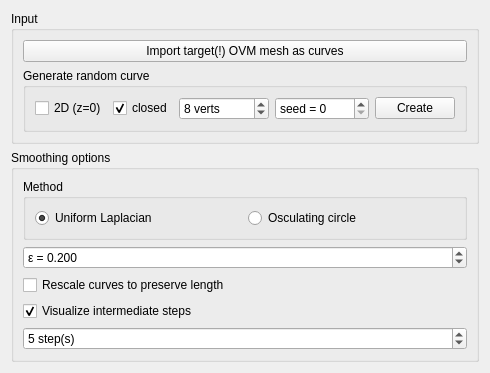
<?xml version="1.0" encoding="UTF-8"?>
<ui version="4.0">
 <class>CurveSmoothingToolbarBase</class>
 <widget class="QWidget" name="CurveSmoothingToolbarBase">
  <property name="geometry">
   <rect>
    <x>0</x>
    <y>0</y>
    <width>486</width>
    <height>370</height>
   </rect>
  </property>
  <layout class="QVBoxLayout" name="verticalLayout_3">
   <item>
    <widget class="QGroupBox" name="group_input">
     <property name="title">
      <string>Input</string>
     </property>
     <layout class="QVBoxLayout" name="verticalLayout_2">
      <item>
       <widget class="QPushButton" name="cb_import_ovm">
        <property name="text">
         <string>Import target(!) OVM mesh as curves</string>
        </property>
       </widget>
      </item>
      <item>
       <widget class="QGroupBox" name="group_rand">
        <property name="title">
         <string>Generate random curve</string>
        </property>
        <layout class="QHBoxLayout" name="horizontalLayout_2">
         <item>
          <widget class="QCheckBox" name="cb_curve2d">
           <property name="sizePolicy">
            <sizepolicy hsizetype="Minimum" vsizetype="Fixed">
             <horstretch>0</horstretch>
             <verstretch>0</verstretch>
            </sizepolicy>
           </property>
           <property name="text">
            <string>2D (z=0)</string>
           </property>
          </widget>
         </item>
         <item>
          <widget class="QCheckBox" name="cb_closed">
           <property name="text">
            <string>closed</string>
           </property>
           <property name="checked">
            <bool>true</bool>
           </property>
          </widget>
         </item>
         <item>
          <widget class="QSpinBox" name="sb_npoints">
           <property name="sizePolicy">
            <sizepolicy hsizetype="Minimum" vsizetype="Fixed">
             <horstretch>0</horstretch>
             <verstretch>0</verstretch>
            </sizepolicy>
           </property>
           <property name="suffix">
            <string> verts</string>
           </property>
           <property name="minimum">
            <number>3</number>
           </property>
           <property name="maximum">
            <number>10000</number>
           </property>
           <property name="singleStep">
            <number>1</number>
           </property>
           <property name="value">
            <number>8</number>
           </property>
          </widget>
         </item>
         <item>
          <widget class="QSpinBox" name="sb_seed">
           <property name="prefix">
            <string>seed = </string>
           </property>
           <property name="maximum">
            <number>9999</number>
           </property>
          </widget>
         </item>
         <item>
          <widget class="QPushButton" name="btn_random_curve">
           <property name="sizePolicy">
            <sizepolicy hsizetype="MinimumExpanding" vsizetype="Fixed">
             <horstretch>0</horstretch>
             <verstretch>0</verstretch>
            </sizepolicy>
           </property>
           <property name="text">
            <string>Create</string>
           </property>
          </widget>
         </item>
        </layout>
       </widget>
      </item>
     </layout>
    </widget>
   </item>
   <item>
    <widget class="QGroupBox" name="groupBox">
     <property name="title">
      <string>Smoothing options</string>
     </property>
     <layout class="QVBoxLayout" name="verticalLayout">
      <item>
       <widget class="QGroupBox" name="radiobox_method">
        <property name="title">
         <string>Method</string>
        </property>
        <layout class="QHBoxLayout" name="horizontalLayout">
         <item>
          <widget class="QRadioButton" name="rb_laplacian">
           <property name="text">
            <string>Uniform Laplacian</string>
           </property>
           <property name="checked">
            <bool>true</bool>
           </property>
          </widget>
         </item>
         <item>
          <widget class="QRadioButton" name="rb_osc_circle">
           <property name="text">
            <string>Osculating circle</string>
           </property>
          </widget>
         </item>
        </layout>
       </widget>
      </item>
      <item>
       <layout class="QHBoxLayout" name="horizontalLayout_3">
        <item>
         <widget class="QDoubleSpinBox" name="dsb_eps">
          <property name="prefix">
           <string>ε = </string>
          </property>
          <property name="decimals">
           <number>3</number>
          </property>
          <property name="minimum">
           <double>0.000000000000000</double>
          </property>
          <property name="maximum">
           <double>1.000000000000000</double>
          </property>
          <property name="singleStep">
           <double>0.001000000000000</double>
          </property>
          <property name="value">
           <double>0.200000000000000</double>
          </property>
         </widget>
        </item>
       </layout>
      </item>
      <item>
       <widget class="QCheckBox" name="cb_rescale">
        <property name="text">
         <string>Rescale curves to preserve length</string>
        </property>
       </widget>
      </item>
      <item>
       <widget class="QCheckBox" name="cb_vis_intermediate">
        <property name="text">
         <string>Visualize intermediate steps</string>
        </property>
        <property name="checked">
         <bool>true</bool>
        </property>
       </widget>
      </item>
      <item>
       <layout class="QHBoxLayout" name="horizontalLayout_4">
        <item>
         <widget class="QSpinBox" name="sb_steps">
          <property name="suffix">
           <string> step(s)</string>
          </property>
          <property name="maximum">
           <number>100000</number>
          </property>
          <property name="value">
           <number>5</number>
          </property>
         </widget>
        </item>
       </layout>
      </item>
     </layout>
    </widget>
   </item>
   <item>
    <layout class="QGridLayout" name="gridLayout"/>
   </item>
   <item>
    <spacer name="verticalSpacer">
     <property name="orientation">
      <enum>Qt::Orientation::Vertical</enum>
     </property>
     <property name="sizeHint" stdset="0">
      <size>
       <width>20</width>
       <height>195</height>
      </size>
     </property>
    </spacer>
   </item>
  </layout>
 </widget>
 <resources/>
 <connections/>
</ui>
